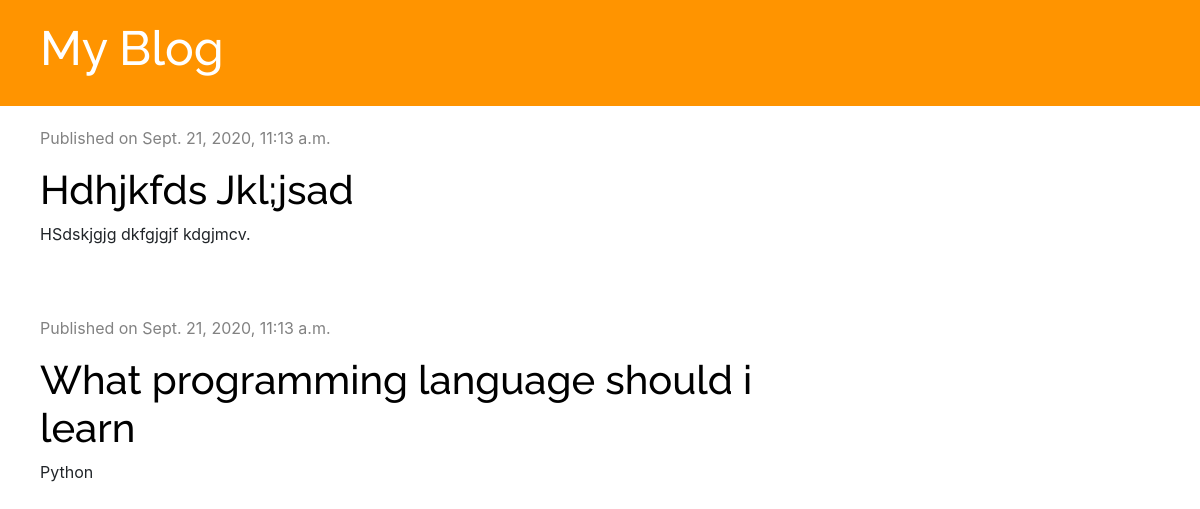
Before: / with the older database file.
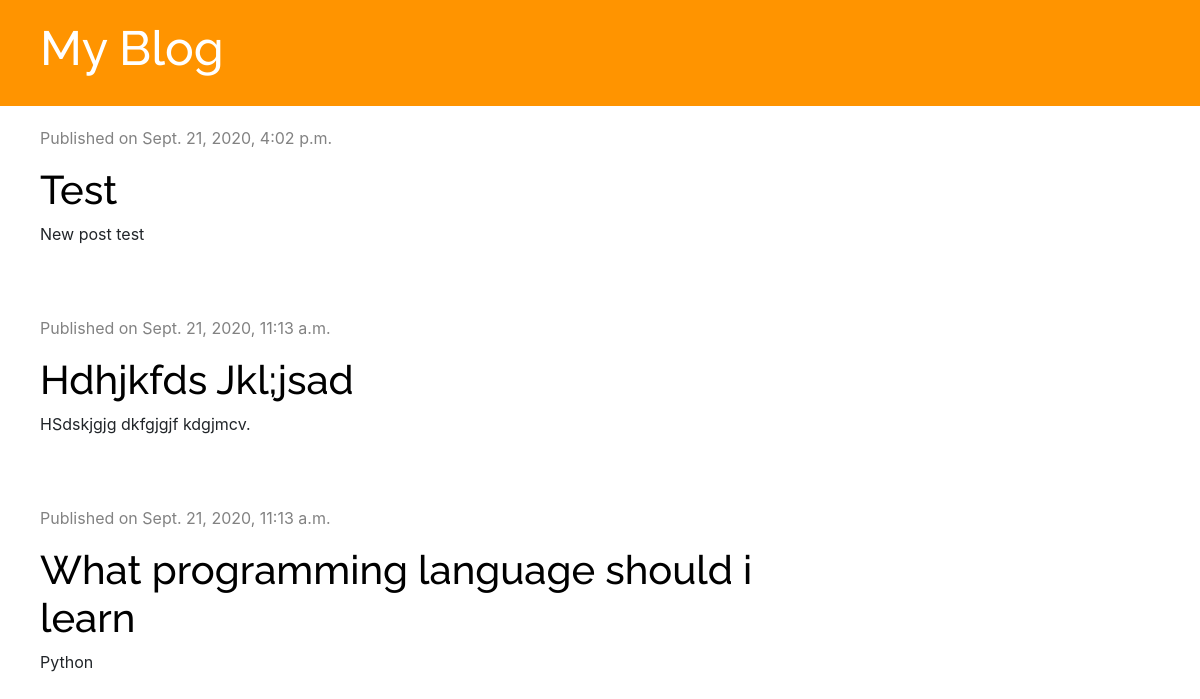
After: the same page with the newer database file.
### blog/models.py (models this page shows, shortened)
class Post(models.Model):
    author = models.ForeignKey('auth.User', on_delete=models.CASCADE)
    title = models.CharField(max_length=200)
    text = models.TextField()
    created_date = models.DateTimeField(default=timezone.now)
    published_date = models.DateTimeField(blank=True, null=True)

### blog/views.py (the view)
# urls.py: path('', views.post_list, name='post_list'),
def post_list(request):
    posts = Post.objects.filter(
        published_date__lte=timezone.now()).order_by('-published_date')
    stuff_for_frontend = {'posts': posts}
    return render(request, 'blog/post_list.html', stuff_for_frontend)

### blog/templates/blog/post_list.html
{% extends 'blog/base.html' %}
{% block content %}
{% for post in posts %}
<div class="post">
    <div class="date">
        <p>Published on {{ post.published_date }}</p>
    </div>
    <h1><a href="{% url 'post_detail' pk=post.pk %}">{{ post.title }}</a></h1>
    <p>{{ post.text|linebreaksbr }}</p>
</div>
{% endfor %}
{% endblock %}

### blog/templates/blog/base.html (shortened to what this page needs)
{% load static %}
<!DOCTYPE html>
<html lang="en">
<head>
    <link rel="stylesheet" href="{% static 'css/blog.css' %}">
    <link rel="stylesheet" href="https://stackpath.bootstrapcdn.com/bootstrap/4.5.2/css/bootstrap.min.css"
>
</head>
<body>
    <div class="page-header">
        <h1><a href="/">My Blog</a></h1>
    </div>
    <div class="content">
        <div class="row">
            <div class="col-md-8">
                {% block content %}
                {% endblock %}
            </div>
        </div>
    </div>
</body>
</html>

### blog/static/css/blog.css (style rules this page uses)
.page-header { background-color: #ff9400; margin-top: 0; padding: 20px 20px 20px 40px; }
.page-header h1, .page-header h1 a { color: #ffffff; font-size: 36pt; text-decoration: none; }
.content { margin-left: 40px; }
h1, h2, h3, h4 { font-family: 'Raleway', sans-serif; font-size: 48px; }
.date { color: #828282; }
.post { margin-bottom: 70px; margin-top: 20px; }
.post h1 a { color: black; }

Changed rows visible on the page:
added Post: published_date "Sept. 21, 2020, 4:02 p.m.", title "Test", text "New post test"
